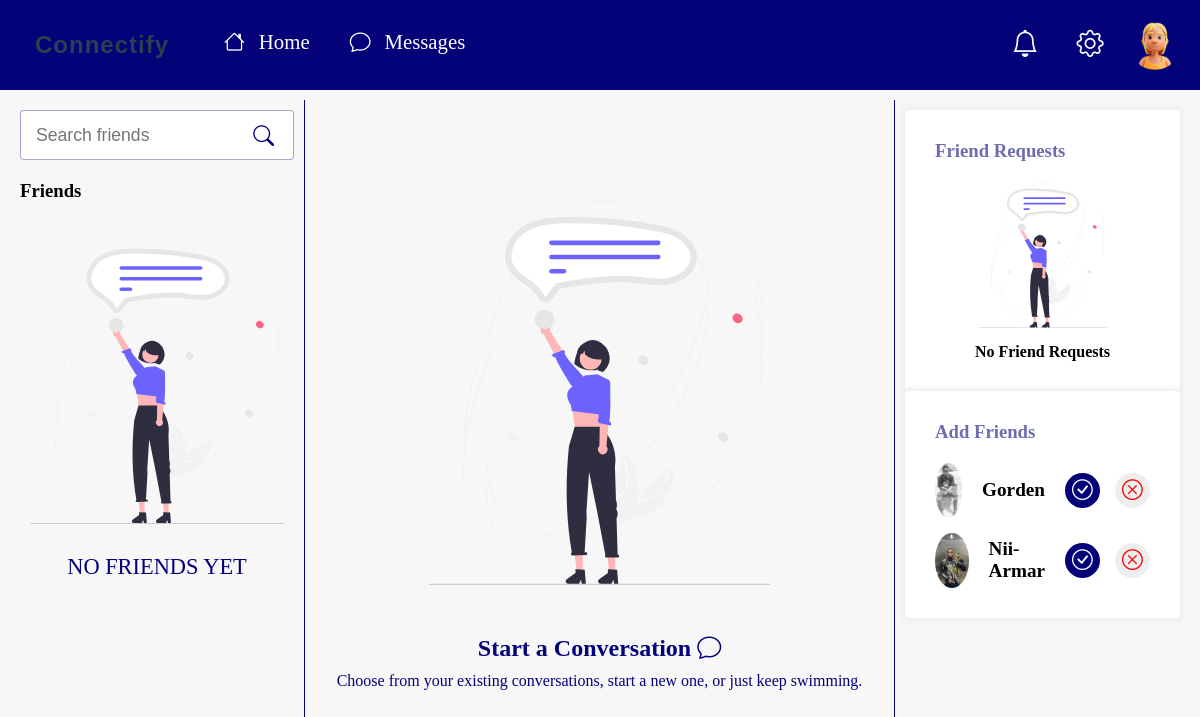
/messages/ (signed in), run on an earlier commit of the app's database.
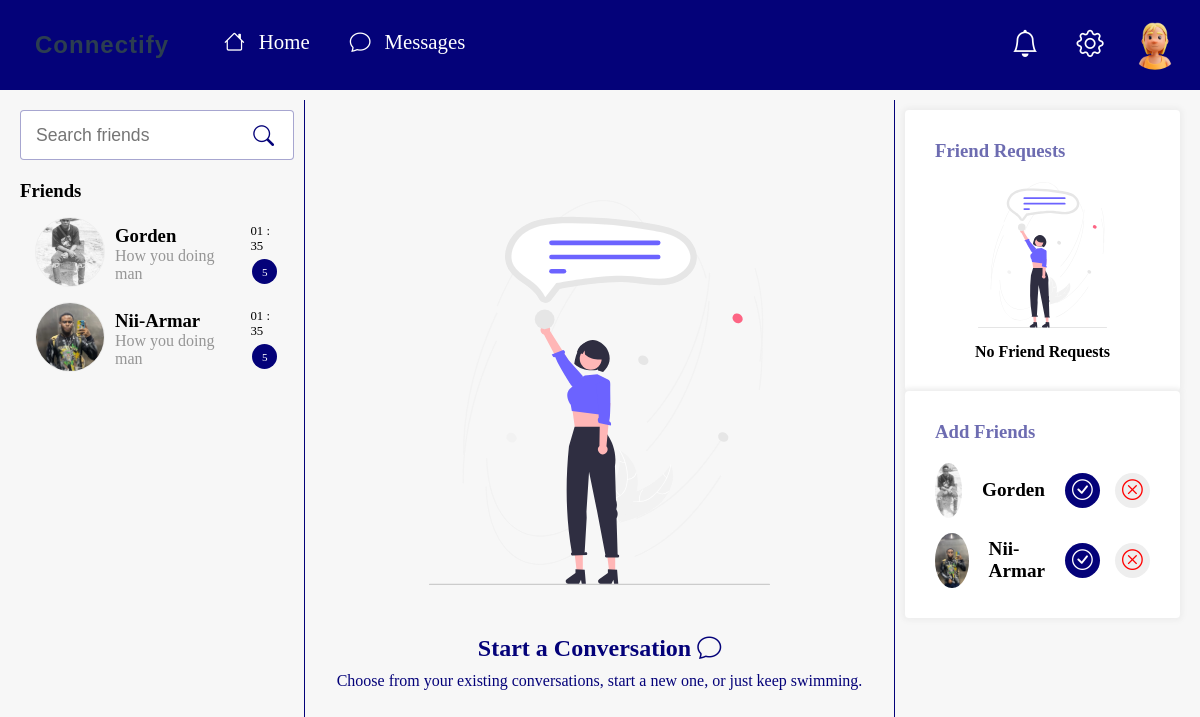
And on a later commit of the database.
### users/models.py (models this page shows, shortened)
class Profile(models.Model):
    user = models.OneToOneField(User, on_delete=models.CASCADE)
    bio = models.TextField(blank=True, null=True)
    profile_picture = models.ImageField(upload_to='profile_pictures/', blank=True, null=True)
    cover_picture = models.ImageField(upload_to='cover_pictures/', blank=True, null=True)
    date_of_birth = models.DateField(null=True, blank=True)
    is_online = models.BooleanField(default=False)
    last_seen = models.DateTimeField(null=True, blank=True)

class FriendRequest(models.Model):
    from_user = models.ForeignKey(User, related_name="sent_requests", on_delete=models.CASCADE)
    to_user = models.ForeignKey(User, related_name="received_requests", on_delete=models.CASCADE)
    created_at = models.DateTimeField(auto_now_add=True)
    is_accepted = models.BooleanField(default=False)
    is_rejected = models.BooleanField(default=False)

### chat_messages/views.py (the view)
# urls.py: path("", views.messages, name="messages"),
def messages(request):
    sent_requests = FriendRequest.objects.filter(from_user=request.user)
    received_requests = FriendRequest.objects.filter(to_user=request.user, is_accepted=False)
    accepted_requests = FriendRequest.objects.filter(is_accepted=True, to_user=request.user)
    all_users = User.objects.all()
    return render(request, 'messages.html',{
        'sent_requests': sent_requests,
        'received_requests': received_requests,
        "accepted_requests" : accepted_requests,
        "users":all_users
    })

### chat_messages/templates/messages.html (shortened to what the changed rows need)
{% load static %}
<!DOCTYPE html>
<html lang="us">
<head>
    <link rel="stylesheet" href={% static "CSS/messages.css" %}>
    <link rel="stylesheet" href="https://cdn.jsdelivr.net/npm/bootstrap-icons@1.11.3/font/bootstrap-icons.min.css">
</head>
<body>
    {% include "base/base.html" %}
    <div class="messages">
        <div class="message_container">
            <div class="message_ui_wrapper">
                <div class="message_ui_grid">
                    <div class="friend_chat_display">
                        <div class="chat_left">
                            <div class="left_friend_s">
                                <div class="friendss_">
                                    <div class="act_friends">
                                        <div class="c_f_fle">
                                            {% for accepted_friend in accepted_requests %}
                                            {% if accepted_friend.is_accepted %}
                                            <div class="liscontainer" onclick="location.href = '/messages/chat/@{{accepted_friend.from_user.username}}/' ">
                                                <div class="friendProfile">
                                                    {% if accepted_friend.from_user.profile.profile_picture %}
                                                    <img src="{{ accepted_friend.from_user.profile.profile_picture.url }}" alt="friends's profile ">
                                                    {% else %}
                                                    <img src="{% static "images/avatar-4.png" %}" alt="friends's profile ">
                                                    {% endif %}
                                                </div>
                                                <div class="leftmessoverview">
                                                    <div class="over">
                                                        <div class="friendname">
                                                            {% if  accepted_friend.from_user.username %}
                                                            <h3>{{accepted_friend.from_user.username}}</h3>
                                                            {% else %}
                                                            <h3>No username</h3>
                                                            {% endif %}
                                                        </div>
                                                        <div class="messageOverview">
                                                            <div class="vieww">
                                                                <span>How you doing man</span>
                                                            </div>
                                                        </div>
                                                    </div>
                                                    <div class="messTime">
                                                        <div class="Timeset">
                                                            <p>01 : 35</p>
                                                        </div>
                                                        <div class="messNum">
                                                            <div class="numcount">
                                                                <span>5</span>
                                                            </div>
                                                        </div>
                                                    </div>
                                                </div>
                                            </div>
                                            {% endif %}
                                            {% empty %}
                                            <div class="empt_friends">
                                                <div class="empt_frind_wrap">
                                                    <div class="empt_friends_img">
                                                        <img src="{% static "images/empt_chat.svg" %}" alt="empty friends image" />
                                                    </div>
                                                    <div class="nf">NO FRIENDS YET</div>
                                                </div>
                                            </div>
                                            {% endfor %}
                                        </div>
                                    </div>
                                </div>
                            </div>
                        </div>
                    </div>
                    <div class="chat_view ls">
                        <div class="chat_view_friend">
                            <div class="empt_chat">
                                <div class="empt_chat_message">
                                    <div class="empt_chat_message">
                                        <h2>Start a Conversation <i class="bi bi-chat"></i></h2>
                                    </div>
                                </div>
                            </div>
                        </div>
                    </div>
                    <div class="new_friends ls">
                        <div class="friends_req_view">
                            <div class="new_friends">
                                {% for request in received_requests %}
                                <div class="main_friands">
                                    <div class="fiends_req">
                                        <div class="friends_flesa">
                                            <div class="fri_reqa">
                                                <div class="friend_profile">
                                                    {% if request.from_user.profile.profile_picture %}
                                                    <img src="{{ request.from_user.profile.profile_picture.url }}" alt="friends's profile ">
                                                    {% else %}
                                                    <img src="{% static "images/avatar-4.png" %}" alt="friends's profile ">
                                                    {% endif %}
                                                </div>
                                                <div class="friend_use_nam">
                                                    <div class="_f_na">
                                                        {% if request.from_user.username %}
                                                        <span>{{ request.from_user.username }}</span>
                                                        {% else %}
                                                        <span>No username</span>
                                                        {% endif %}
                                                    </div>
                                                </div>
                                                <div class="frie_options">
                                                    <div class="opt_req">
                                                        <div class="accept opt">
                                                            <div class="frined_accept">
                                                                <a href="{% url 'accept_friend_request' request.id %}">
                                                                    <button>
                                                                        <i class="bi bi-check-circle"></i>
                                                                    </button>
                                                                </a>
                                                            </div>
                                                        </div>
                                                        <div class="decline opt">
                                                            <div class="friend_decline">
                                                                <a href="{% url 'reject_friend_request' request.id %}">
                                                                    <button>
                                                                        <i class="bi bi-x-circle"></i>
                                                                    </button>
                                                                </a>
                                                            </div>
                                                        </div>
                                                    </div>
                                                </div>
                                            </div>
                                        </div>
                                    </div>
                                </div>
                                {% empty %}
                                <div class="empt_fr_req">
                                    <div class="empt_fr_req_cont">
                                        <h2>No Friend Requests</h2>
                                    </div>
                                </div>
                                {% endfor %}
                            </div>
                        </div>
                        <div class="friends_req_view">
                            <div class="new_friends">
                                <div class="main_friands">
                                    <div class="fiends_req">
                                        {% for user in users %}
                                        {% if user != request.user %}
                                        <div class="friends_flesa">
                                            <div class="fri_reqa">
                                                <div class="friend_profile">
                                                    {% if user.profile.profile_picture %}
                                                    <img src="{{ user.profile.profile_picture.url }}" alt="friends's profile ">
                                                    {% else %}
                                                    <img src="{% static "images/avatar-4.png" %}" alt="friends's profile ">
                                                    {% endif %}
                                                </div>
                                                <div class="friend_use_nam">
                                                    <div class="_f_na">
                                                        <span>{{ user.username }}</span>
                                                    </div>
                                                </div>
                                                <div class="frie_options">
                                                    <div class="opt_req">
                                                        {% if user.friend_request.is_accepted %}
                                                        <div class="accept opt">
                                                            <div class="frined_accept">
                                                                <div>
                                                                    <button disabled>
                                                                        Friends
                                                                    </button>
                                                                </div>
                                                            </div>
                                                        </div>
                                                        {% else %}
                                                        <div class="accept opt">
                                                            <div class="frined_accept">
                                                                <a href="{% url 'send_friend_request' user.id %}">
                                                                    <button>
                                                                        <i class="bi bi-check-circle"></i>
                                                                    </button>
                                                                </a>
                                                            </div>
                                                        </div>
                                                        <div class="decline opt">
                                                            <div class="friend_decline">
                                                                <a href="{% url 'reject_friend_request' user.id %}">
                                                                    <button>
                                                                        <i class="bi bi-x-circle"></i>
                                                                    </button>
                                                                </a>
                                                            </div>
                                                        </div>
                                                        {% endif %}
                                                    </div>
                                                </div>
                                            </div>
                                        </div>
                                        {% endif %}
                                        {% endfor %}
                                    </div>
                                </div>
                            </div>
                        </div>
                    </div>
                </div>
            </div>
        </div>
    </div>
</body>
</html>

What changed in the data, as far as the page shows it:
added FriendRequest: from_user.profile.profile_picture (picture), from_user.username "Gorden"
added FriendRequest: from_user.profile.profile_picture (picture), from_user.username "Nii-Armar"
Also different on the page:
text no longer shown: "NO FRIENDS YET"
